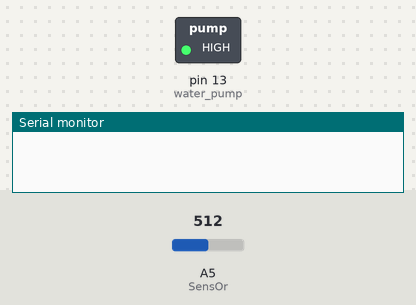
Simulated run of this sketch. Board: Arduino Uno, built with avr-gcc and run on an emulated ATmega328P. Parts: switched loads named in the sketch (green lamp = pin HIGH), the last lines printed to the serial monitor. The inputs (shaded band) are chosen by the test bench; at power-on: A5 (SensOr) = 512.

Above: at 0.1 s.
At 8.1 s:
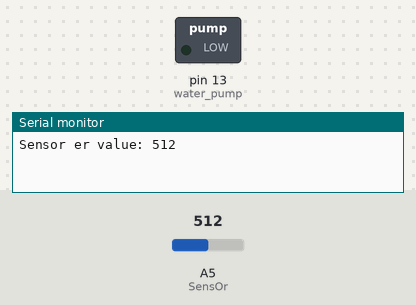
Timing chart, 0 to 9.6 s (numbered marks = the images above):
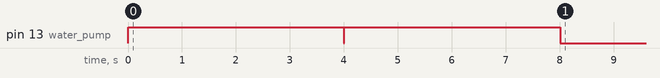

The sketch:

check.ino
```cpp
//                    || श्री ||

int water_pump = 13; // pump relay r data pin
int buzer ;      // buzer er pin
int SensOr = A5;    // moistior sensere

void setup()
{
    Serial.begin(9600);

    pinMode(SensOr, INPUT);
    pinMode(water_pump, OUTPUT);

    for (int i = 0; i < 2; i++)
    {
        // digitalRead(SensOr);
        digitalWrite(water_pump, HIGH);
        delay(4000);
        digitalWrite(water_pump, LOW);
        delay(10);
    }
}

void loop()
{
    Serial.print("Sensor er value: ");
    Serial.println(analogRead(SensOr));
    delay(1000);
}
```
